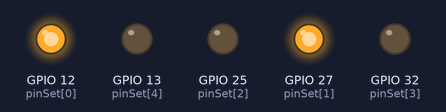
A sketch run on a simulated ESP32. On the bench: output pins drawn as LEDs (lit = HIGH).

Above: at 0.25 s.
At 0.45 s:
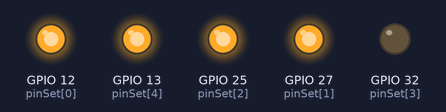
At 0.7 s:
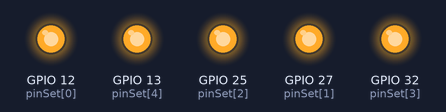
At 1.1 s:
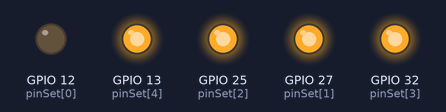
At 2.1 s:
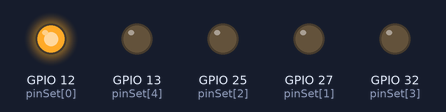
At 3.7 s:
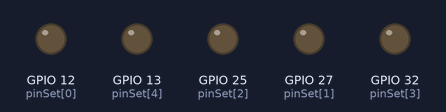
Timing chart, 0 to 4.6 s (numbered marks = the images above):
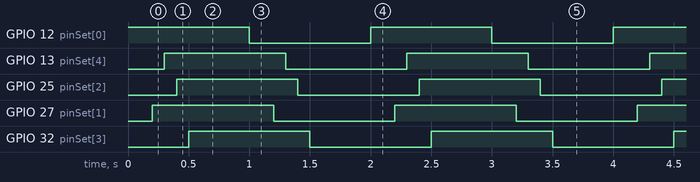

Measured:
- by itself, GPIO 12 (pinSet[0]), GPIO 13 (pinSet[4]), GPIO 25 (pinSet[2]), GPIO 27 (pinSet[1]), GPIO 32 (pinSet[3]): alternates HIGH for 1.0 s and LOW for 1.0 s
- by itself, everything shown: repeats every 2.0 s, in 8 steps

The sketch:

bulb_serial.ino
```cpp
void setup() {
  int pinSet[] = {12,27,25,32,13};
   for (int i = 0; i < (sizeof(pinSet)/sizeof(pinSet[0])); i++){
     pinMode(pinSet[i],OUTPUT);
   }
 }

 void loop() {
   int pinSet[] = {12,27,25,32,13};
   int arrLen = (sizeof(pinSet)/sizeof(pinSet[0]));

    for (int i = 0; i < arrLen ; i++){
      digitalWrite(pinSet[i],HIGH);
      delay(100);
       digitalWrite(pinSet[arrLen-i],HIGH);
       delay(100);
      }
   for (int i = 0; i < arrLen ; i++){
        digitalWrite(pinSet[i],LOW);
        delay(100);
         digitalWrite(pinSet[arrLen-i],LOW);
         delay(100);
        }
    }
```
